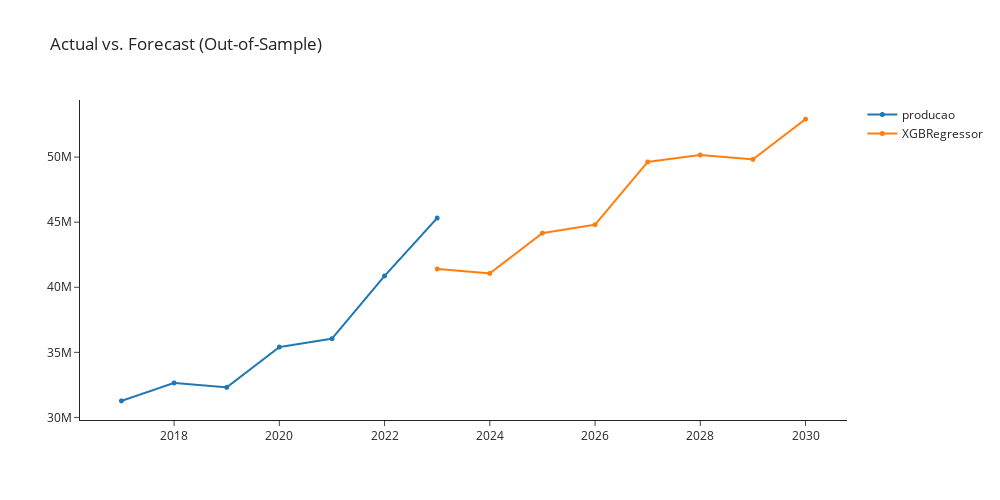

Notebook source saved alongside this figure:
### Markdown cell above
### XGBOOST

### Code cell
xgboost = exp.create_model('xgboost_cds_dt')
exp.plot_model(plot = 'decomp',
               data_kwargs = {'type' : 'multiplicative'},
               fig_kwargs = {"height":500,"width":1000,"template": "simple_white","hoverinfo":"none","big_data_threshold":10})
exp.plot_model(estimator = xgboost, plot = 'forecast', 
               data_kwargs = {'fh' : 8},
               fig_kwargs = {"height":500,"width":1000,"template": "simple_white","hoverinfo":"none","big_data_threshold":10})

### Figure 1 — Plotly figure (JSON) as saved in the notebook; plotly's stock layout.template omitted (floating-point values rounded to 4 significant figures)
{"data": [{"hoverinfo": "none", "line": {"width": 2}, "marker": {"size": 5}, "mode": "lines+markers", "name": "producao", "type": "scattergl", "x": [2017, 2018, 2019, 2020, 2021, 2022, 2023, 2024, 2025, 2026, 2027, 2028, 2029, 2030], "xaxis": "x", "y": [31271827, 32650425, 32310076, 35403507, 36051673, 40872194, 45316887, null, null, null, null, null, null, null], "yaxis": "y"}, {"hoverinfo": "none", "line": {"width": 2}, "marker": {"size": 5}, "mode": "lines+markers", "name": "XGBRegressor", "type": "scattergl", "x": [2017, 2018, 2019, 2020, 2021, 2022, 2023, 2024, 2025, 2026, 2027, 2028, 2029, 2030], "xaxis": "x", "y": [null, null, null, null, null, null, 41410000.0, 41070000.0, 44160000.0, 44810000.0, 49630000.0, 50160000.0, 49820000.0, 52920000.0], "yaxis": "y"}], "layout": {"autosize": false, "height": 500, "showlegend": true, "title": {"text": "Actual vs. Forecast (Out-of-Sample)"}, "width": 1000, "xaxis": {"anchor": "y", "domain": [0, 1]}, "yaxis": {"anchor": "x", "domain": [0, 1]}}}
